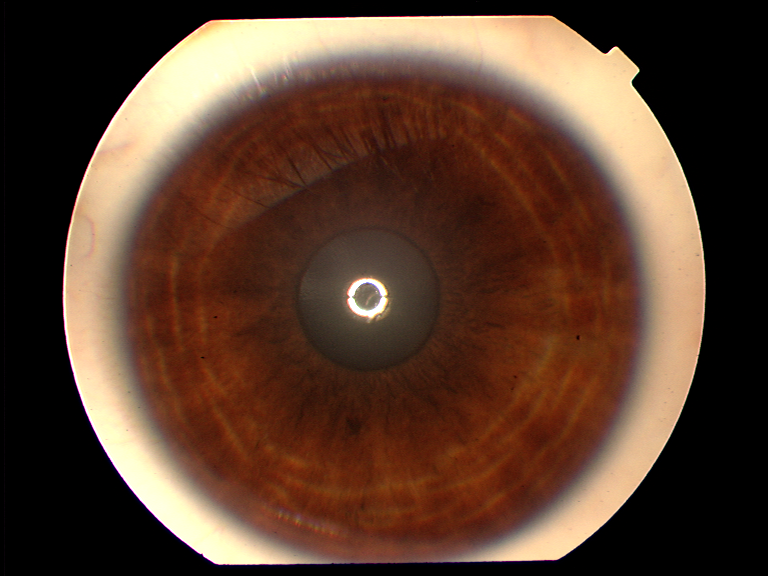
#> input picture TestAndMethods/Sharpness/test/028L_1.png, 768 x 576 px, found by its file name
$ python newproject.py   (older library calls are emulated)
#> lines starting #> are read from the running program, lines starting #| are printed output that depends on the picture; after the words box and inside, x2 and y2 are one past the last pixel; in counts of white or black regions, pixels touching at a corner belong together
import numpy as np
import cv2
from matplotlib import pyplot as plt

# read input as grayscale
img = cv2.imread('028L_1.png')
#> img is the input picture: shape (576, 768, 3); mean B, G, R 45.8, 61.8, 89.5
cimg = cv2.cvtColor(img,cv2.COLOR_BGR2GRAY)

# convert image to floats and do dft saving as complex output
dft = cv2.dft(np.float32(cimg),flags = cv2.DFT_COMPLEX_OUTPUT)

# apply shift of origin from upper left corner to center of image
dft_shift = np.fft.fftshift(dft)

# extract magnitude and phase images
mag, phase = cv2.cartToPolar(dft_shift[:,:,0], dft_shift[:,:,1])
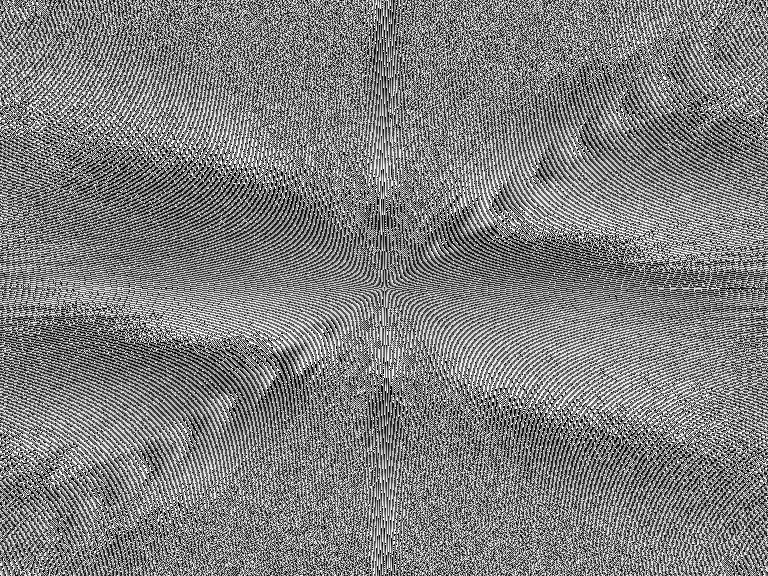
#> phase: shape (576, 768) float32; min 7.03e-06, max 6.28, mean 3.14; drawn with min black and max white

# get spectrum for viewing only
spec = np.log(mag) / 30
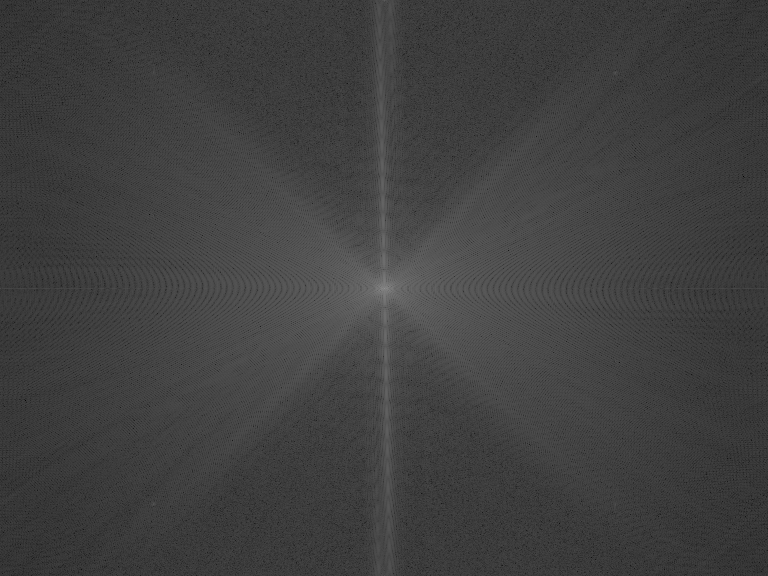
#> spec: shape (576, 768) float32; min 0.01, max 0.574, mean 0.253

# NEW CODE HERE: raise mag to some power near 1
# values larger than 1 increase contrast; values smaller than 1 decrease contrast
mag = cv2.pow(mag, 1.1)

# convert magnitude and phase into cartesian real and imaginary components
real, imag = cv2.polarToCart(mag, phase)

# combine cartesian components into one complex image
back = cv2.merge([real, imag])

# shift origin from center to upper left corner
back_ishift = np.fft.ifftshift(back)

# do idft saving as complex output
img_back = cv2.idft(back_ishift)

# combine complex components into original image again
img_back = cv2.magnitude(img_back[:,:,0], img_back[:,:,1])
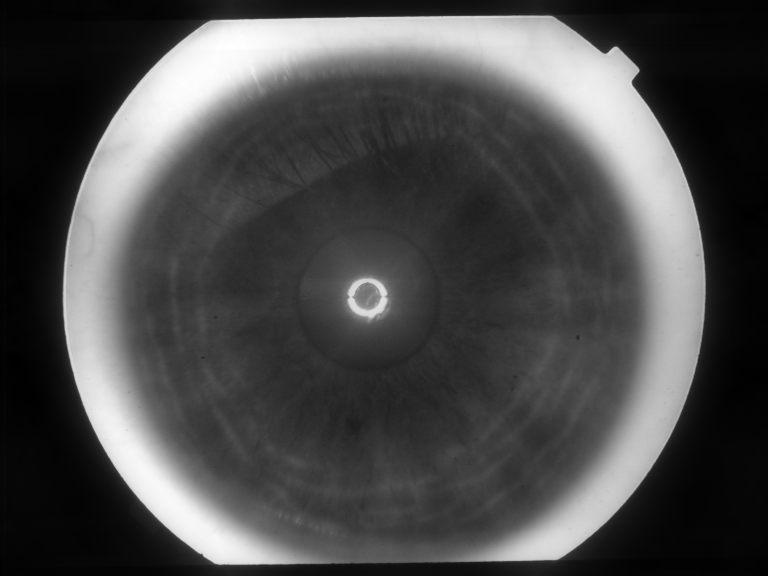
#> img_back: shape (576, 768) float32; min 15044503, max 538787328, mean 169036192; drawn with min black and max white

# re-normalize to 8-bits
min, max = np.amin(img_back, (0,1)), np.amax(img_back, (0,1))
#> min = 15044503; max = 538787328
img_back = cv2.normalize(img_back, None, alpha=0, beta=255, norm_type=cv2.NORM_MINMAX, dtype=cv2.CV_8U)
edges = cv2.Canny(img_back, 40,50)
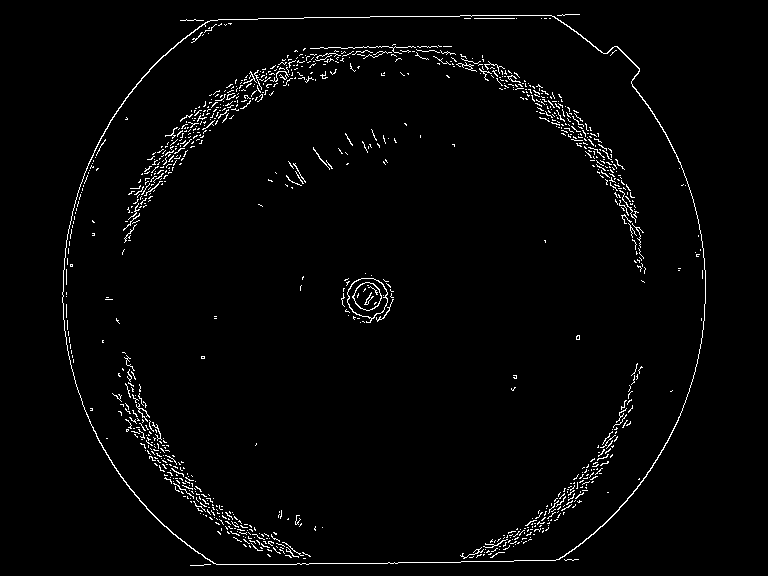
#> edges: shape (576, 768); 2.2% white in thin lines or dots, all inside (x1, y1, x2, y2) = (62, 14, 706, 566)
kernel = np.ones((5,5),np.uint8)
sobel = cv2.Sobel(cimg, -1, 0, 1)
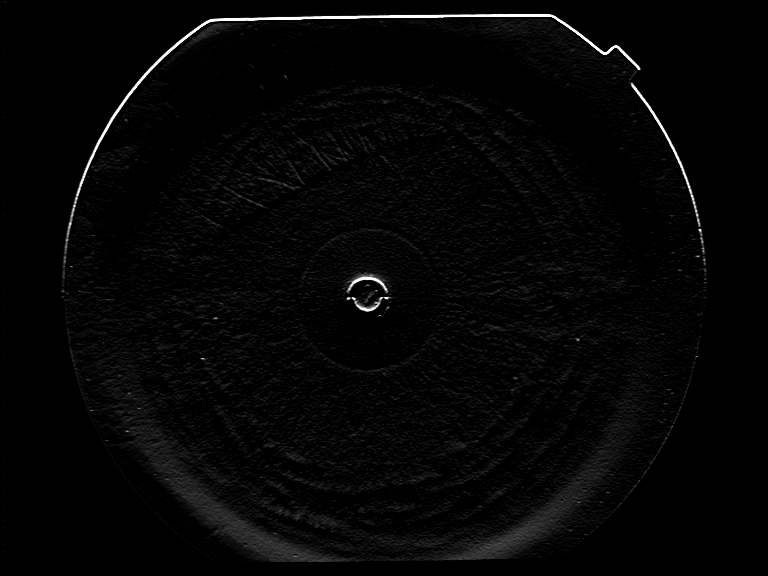
#> sobel: shape (576, 768); min 0, max 255, mean 5.3

dilation = cv2.dilate(edges,kernel,iterations = 1)
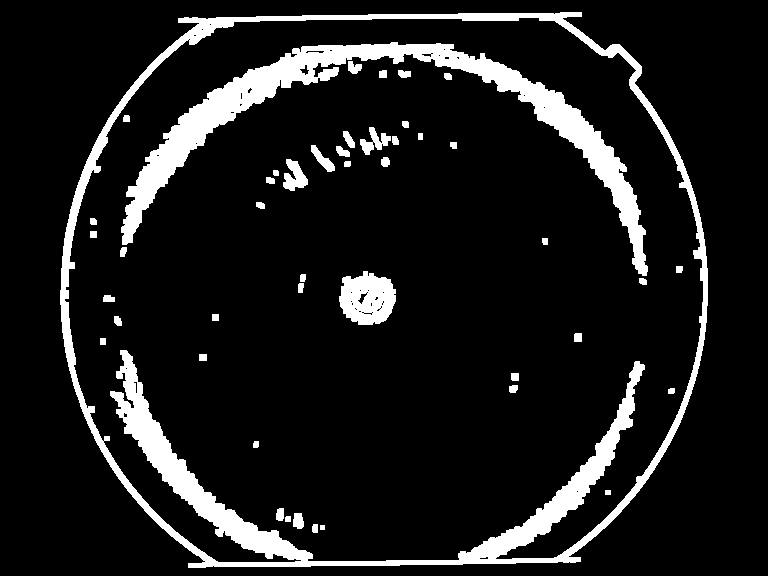
#> dilation: shape (576, 768); 10.8% white; 46 white regions, largest, box (x1, y1, x2, y2) and area: (60, 12, 708, 568) 25515, (121, 42, 648, 276) 16726, (339, 271, 396, 325) 2264

circles = cv2.HoughCircles(sobel,cv2.HOUGH_GRADIENT,1,20,
                            param1=50,param2=40,minRadius=40,maxRadius=80)
#> circles = 36 rows, first 8: [186.5, 341.5, 79.4], [377.5, 480.5, 76.1], [253.5, 432.5, 78.3], [588.5, 413.5, 77.2], [217.5, 409.5, 73.9], [185.5, 373.5, 75], [336.5, 484.5, 73.9], [259.5, 480.5, 69.5]
circles = np.uint16(np.around(circles))
#> circles = 36 rows, first 8: [186, 342, 79], [378, 480, 76], [254, 432, 78], [588, 414, 77], [218, 410, 74], [186, 374, 75], [336, 484, 74], [260, 480, 70]

dimg = img.copy()
for i in circles[0,:]:
     #draw the outer circle
     cv2.circle(dimg,(i[0], i[1]), i[2], (0, 255, 0), 2)
     # draw the center of the circle
     cv2.circle(dimg,(i[0], i[1]), 2, (0, 0, 255), 3)
#> this loop made 36 passes
#> i on passes 1 to 12: [186, 342, 79], [378, 480, 76], [254, 432, 78], [588, 414, 77], [218, 410, 74], [186, 374, 75], [336, 484, 74], [260, 480, 70], [198, 420, 70], [422, 490, 70], [480, 478, 64], [218, 356, 64]
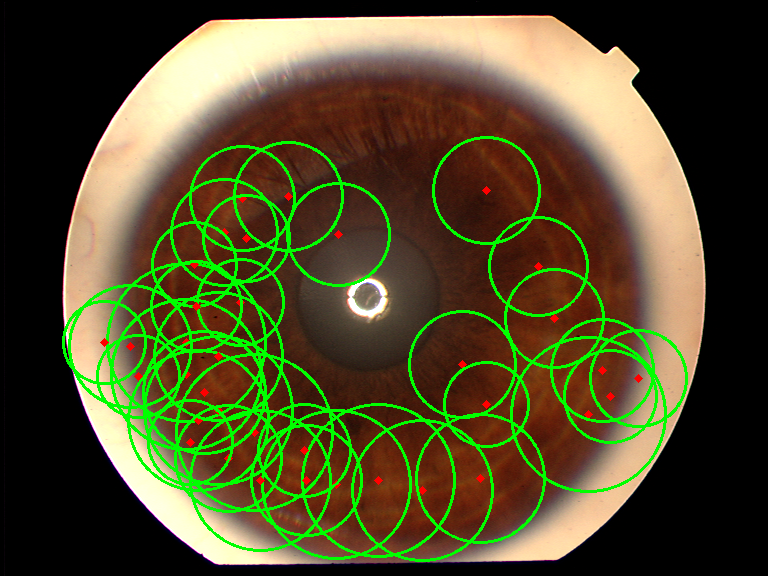
#> dimg: shape (576, 768, 3); 8.11% of pixels changed, all inside (x1, y1, x2, y2) = (62, 136, 688, 562)
cv2.imshow('detected circles',dimg)

cv2.imshow("lena_grayscale_opencv.png", img)

fig, ax = plt.subplots(ncols=7,figsize=(20,10))
ax[0].imshow(img, cmap = 'gray')
ax[0].set_title('Original')
ax[0].axis('off')
ax[1].imshow(cimg, cmap = 'gray')
ax[1].set_title('gray')
ax[1].axis('off')
ax[2].imshow(mag, cmap = 'gray')
ax[2].set_title('mag')
ax[2].axis('off')
ax[3].imshow(img_back, cmap = 'gray')
ax[3].set_title('img_back')
ax[3].axis('off')
ax[4].imshow(edges, cmap = 'gray')
ax[4].set_title('Canny')
ax[4].axis('off')
ax[5].imshow(sobel, cmap = 'gray')
ax[5].set_title('sobel')
ax[5].axis('off')
ax[6].imshow(dimg, cmap = 'gray')
ax[6].set_title('circle')
ax[6].axis('off')
plt.show()
#> figure, not shown here; B, G, R data is drawn as R, G, B


# write result to disk
cv2.imwrite("lena_grayscale_opencv.png", img)
cv2.imwrite("../lena_grayscale_coefroot_opencv.png", img_back)

cv2.waitKey(0)
cv2.destroyAllWindows()
